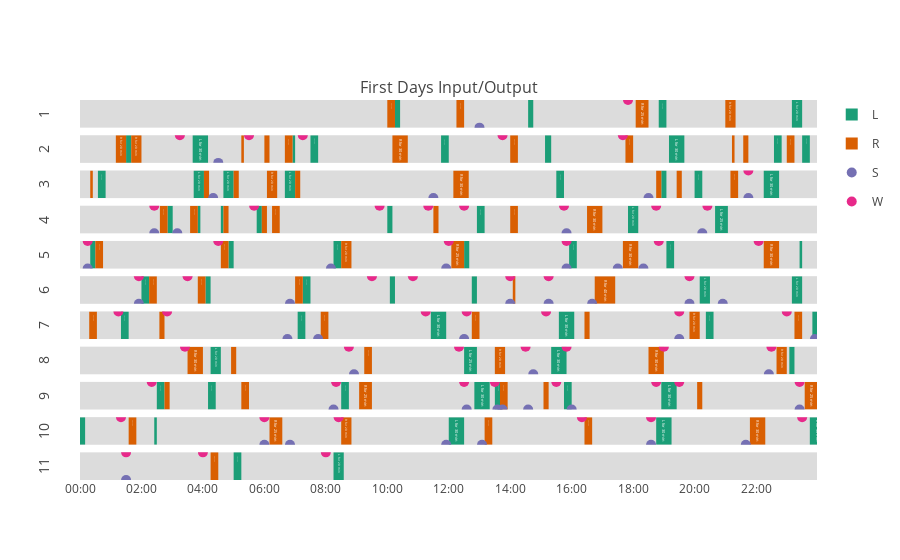

Notebook cell for this chart:
### Code cell
iplot(fig)

### Figure 1 — Plotly figure (JSON) as saved in the notebook; plotly's stock layout.template omitted (floating-point values rounded to 4 significant figures)
{"data": [{"hoverinfo": "text", "legendgroup": "L", "marker": {"color": "rgb(27,158,119)"}, "name": "L", "offset": 0, "showlegend": true, "text": ["L for 10 min", "L for 10 min", "L for 15 min", "L for 20 min"], "type": "bar", "uid": "7560a60b-c65a-494a-99b8-ae4a756f7a3a", "width": [600000, 600000, 900000, 1200000], "x": ["2019-01-01 10:15:00", "2019-01-01 14:35:00", "2019-01-01 18:50:00", "2019-01-01 23:10:00"], "xaxis": "x", "y": [1, 1, 1, 1], "yaxis": "y"}, {"hoverinfo": "text", "legendgroup": "R", "marker": {"color": "rgb(217,95,2)"}, "name": "R", "offset": 0, "showlegend": true, "text": ["R for 15 min", "R for 15 min", "R for 25 min", "R for 20 min"], "type": "bar", "uid": "39669610-180e-4c4c-ae2b-164095e261f7", "width": [900000, 900000, 1500000, 1200000], "x": ["2019-01-01 10:00:00", "2019-01-01 12:15:00", "2019-01-01 18:05:00", "2019-01-01 21:00:00"], "xaxis": "x", "y": [1, 1, 1, 1], "yaxis": "y"}, {"hoverinfo": "text", "legendgroup": "S", "marker": {"color": "rgb(117,112,179)", "size": 10}, "mode": "markers", "name": "S", "showlegend": true, "text": ["S at 13:00"], "type": "scatter", "uid": "f373ad7c-fbe1-431d-91ea-c4c96d10ff6c", "x": ["2019-01-01 13:00:00"], "xaxis": "x", "y": [0], "yaxis": "y"}, {"hoverinfo": "text", "legendgroup": "W", "marker": {"color": "rgb(231,41,138)", "size": 10}, "mode": "markers", "name": "W", "showlegend": true, "text": ["W at 17:50"], "type": "scatter", "uid": "1d7b8d2f-3735-4e38-ae15-83a4e2300406", "x": ["2019-01-01 17:50:00"], "xaxis": "x", "y": [1], "yaxis": "y"}, {"hoverinfo": "text", "legendgroup": "L", "marker": {"color": "rgb(27,158,119)"}, "name": "L", "offset": 0, "showlegend": false, "text": ["L for 10 min", "L for 30 min", "L for 5 min", "L for 15 min", "L for 15 min", "L for 12 min", "L for 30 min", "L for 15 min", "L for 15 min"], "type": "bar", "uid": "2353a8a0-4b4f-468a-b348-c266ecff284a", "width": [600000, 1800000, 300000, 900000, 900000, 720000, 1800000, 900000, 900000], "x": ["2019-01-01 01:30:00", "2019-01-01 03:40:00", "2019-01-01 06:55:00", "2019-01-01 07:30:00", "2019-01-01 11:45:00", "2019-01-01 15:08:00", "2019-01-01 19:10:00", "2019-01-01 22:35:00", "2019-01-01 23:30:00"], "xaxis": "x", "y": [1, 1, 1, 1, 1, 1, 1, 1, 1], "yaxis": "y2"}, {"hoverinfo": "text", "legendgroup": "R", "marker": {"color": "rgb(217,95,2)"}, "name": "R", "offset": 0, "showlegend": false, "text": ["R for 20 min", "R for 20 min", "R for 5 min", "R for 10 min", "R for 15 min", "R for 30 min", "R for 15 min", "R for 15 min", "R for 5 min", "R for 10 min", "R for 15 min"], "type": "bar", "uid": "14bfc034-428b-46de-89bc-5eb20306c0d3", "width": [1200000, 1200000, 300000, 600000, 900000, 1800000, 900000, 900000, 300000, 600000, 900000], "x": ["2019-01-01 01:10:00", "2019-01-01 01:40:00", "2019-01-01 05:15:00", "2019-01-01 06:00:00", "2019-01-01 06:40:00", "2019-01-01 10:10:00", "2019-01-01 14:00:00", "2019-01-01 17:45:00", "2019-01-01 21:13:00", "2019-01-01 21:35:00", "2019-01-01 23:00:00"], "xaxis": "x", "y": [1, 1, 1, 1, 1, 1, 1, 1, 1, 1, 1], "yaxis": "y2"}, {"hoverinfo": "text", "legendgroup": "S", "marker": {"color": "rgb(117,112,179)", "size": 10}, "mode": "markers", "name": "S", "showlegend": false, "text": ["S at 04:30"], "type": "scatter", "uid": "bc03c296-be2c-4027-928b-fcdac0de3e3d", "x": ["2019-01-01 04:30:00"], "xaxis": "x", "y": [0], "yaxis": "y2"}, {"hoverinfo": "text", "legendgroup": "W", "marker": {"color": "rgb(231,41,138)", "size": 10}, "mode": "markers", "name": "W", "showlegend": false, "text": ["W at 03:15", "W at 05:30", "W at 07:15", "W at 13:45", "W at 17:40"], "type": "scatter", "uid": "3e639675-9b0b-4e64-8863-525c009aeb76", "x": ["2019-01-01 03:15:00", "2019-01-01 05:30:00", "2019-01-01 07:15:00", "2019-01-01 13:45:00", "2019-01-01 17:40:00"], "xaxis": "x", "y": [1, 1, 1, 1, 1], "yaxis": "y2"}, {"hoverinfo": "text", "legendgroup": "L", "marker": {"color": "rgb(27,158,119)"}, "name": "L", "offset": 0, "showlegend": false, "text": ["L for 15 min", "L for 20 min", "L for 20 min", "L for 20 min", "L for 15 min", "L for 10 min", "L for 15 min", "L for 30 min"], "type": "bar", "uid": "a9606aca-c42b-47a2-bcf6-1030c960c0cf", "width": [900000, 1200000, 1200000, 1200000, 900000, 600000, 900000, 1800000], "x": ["2019-01-01 00:35:00", "2019-01-01 03:42:00", "2019-01-01 04:40:00", "2019-01-01 06:40:00", "2019-01-01 15:30:00", "2019-01-01 18:55:00", "2019-01-01 20:00:00", "2019-01-01 22:15:00"], "xaxis": "x", "y": [1, 1, 1, 1, 1, 1, 1, 1], "yaxis": "y3"}, {"hoverinfo": "text", "legendgroup": "R", "marker": {"color": "rgb(217,95,2)"}, "name": "R", "offset": 0, "showlegend": false, "text": ["R for 5 min", "R for 10 min", "R for 10 min", "R for 20 min", "R for 10 min", "R for 30 min", "R for 10 min", "R for 10 min", "R for 15 min"], "type": "bar", "uid": "bd57185e-6a87-4a59-8d4b-d57da5c53e87", "width": [300000, 600000, 600000, 1200000, 600000, 1800000, 600000, 600000, 900000], "x": ["2019-01-01 00:20:00", "2019-01-01 04:02:00", "2019-01-01 05:00:00", "2019-01-01 06:05:00", "2019-01-01 07:00:00", "2019-01-01 12:09:00", "2019-01-01 18:45:00", "2019-01-01 19:25:00", "2019-01-01 21:10:00"], "xaxis": "x", "y": [1, 1, 1, 1, 1, 1, 1, 1, 1], "yaxis": "y3"}, {"hoverinfo": "text", "legendgroup": "S", "marker": {"color": "rgb(117,112,179)", "size": 10}, "mode": "markers", "name": "S", "showlegend": false, "text": ["S at 04:20", "S at 11:30", "S at 18:30", "S at 21:45"], "type": "scatter", "uid": "fa0bc818-89f4-48b4-9e5e-73a2eface9ca", "x": ["2019-01-01 04:20:00", "2019-01-01 11:30:00", "2019-01-01 18:30:00", "2019-01-01 21:45:00"], "xaxis": "x", "y": [0, 0, 0, 0], "yaxis": "y3"}, {"hoverinfo": "text", "legendgroup": "W", "marker": {"color": "rgb(231,41,138)", "size": 10}, "mode": "markers", "name": "W", "showlegend": false, "text": ["W at 21:45"], "type": "scatter", "uid": "a6224287-5d93-4d59-a1b4-ad843c8d38cb", "x": ["2019-01-01 21:45:00"], "xaxis": "x", "y": [1], "yaxis": "y3"}, {"hoverinfo": "text", "legendgroup": "L", "marker": {"color": "rgb(27,158,119)"}, "name": "L", "offset": 0, "showlegend": false, "text": ["L for 10 min", "L for 5 min", "L for 5 min", "L for 10 min", "L for 10 min", "L for 15 min", "L for 20 min", "L for 25 min"], "type": "bar", "uid": "6483bd46-4a08-4dee-b07f-15b9848a780f", "width": [600000, 300000, 300000, 600000, 600000, 900000, 1200000, 1500000], "x": ["2019-01-01 02:51:00", "2019-01-01 03:50:00", "2019-01-01 04:35:00", "2019-01-01 05:45:00", "2019-01-01 10:00:00", "2019-01-01 12:55:00", "2019-01-01 17:50:00", "2019-01-01 20:40:00"], "xaxis": "x", "y": [1, 1, 1, 1, 1, 1, 1, 1], "yaxis": "y4"}, {"hoverinfo": "text", "legendgroup": "R", "marker": {"color": "rgb(217,95,2)"}, "name": "R", "offset": 0, "showlegend": false, "text": ["R for 15 min", "R for 15 min", "R for 10 min", "R for 10 min", "R for 15 min", "R for 10 min", "R for 15 min", "R for 30 min"], "type": "bar", "uid": "17c251dc-d70c-4ec6-8393-788f237a4bfd", "width": [900000, 900000, 600000, 600000, 900000, 600000, 900000, 1800000], "x": ["2019-01-01 02:36:00", "2019-01-01 03:35:00", "2019-01-01 04:40:00", "2019-01-01 05:55:00", "2019-01-01 06:15:00", "2019-01-01 11:30:00", "2019-01-01 14:00:00", "2019-01-01 16:30:00"], "xaxis": "x", "y": [1, 1, 1, 1, 1, 1, 1, 1], "yaxis": "y4"}, {"hoverinfo": "text", "legendgroup": "S", "marker": {"color": "rgb(117,112,179)", "size": 10}, "mode": "markers", "name": "S", "showlegend": false, "text": ["S at 02:25", "S at 03:10", "S at 15:50", "S at 20:15"], "type": "scatter", "uid": "afcfe290-37ba-44f5-819a-fefbb2a49204", "x": ["2019-01-01 02:25:00", "2019-01-01 03:10:00", "2019-01-01 15:50:00", "2019-01-01 20:15:00"], "xaxis": "x", "y": [0, 0, 0, 0], "yaxis": "y4"}, {"hoverinfo": "text", "legendgroup": "W", "marker": {"color": "rgb(231,41,138)", "size": 10}, "mode": "markers", "name": "W", "showlegend": false, "text": ["W at 02:25", "W at 05:40", "W at 09:45", "W at 11:20", "W at 12:30", "W at 15:45", "W at 18:45", "W at 20:25"], "type": "scatter", "uid": "31718cd5-6bb3-4d0b-8b35-a5f18c718292", "x": ["2019-01-01 02:25:00", "2019-01-01 05:40:00", "2019-01-01 09:45:00", "2019-01-01 11:20:00", "2019-01-01 12:30:00", "2019-01-01 15:45:00", "2019-01-01 18:45:00", "2019-01-01 20:25:00"], "xaxis": "x", "y": [1, 1, 1, 1, 1, 1, 1, 1], "yaxis": "y4"}, {"hoverinfo": "text", "legendgroup": "L", "marker": {"color": "rgb(27,158,119)"}, "name": "L", "offset": 0, "showlegend": false, "text": ["L for 10 min", "L for 10 min", "L for 15 min", "L for 10 min", "L for 15 min", "L for 15 min", "L for 5 min"], "type": "bar", "uid": "4849ce58-c383-407b-8b96-97098a3cf9ba", "width": [600000, 600000, 900000, 600000, 900000, 900000, 300000], "x": ["2019-01-01 00:20:00", "2019-01-01 04:50:00", "2019-01-01 08:15:00", "2019-01-01 12:30:00", "2019-01-01 15:55:00", "2019-01-01 19:05:00", "2019-01-01 23:25:00"], "xaxis": "x", "y": [1, 1, 1, 1, 1, 1, 1], "yaxis": "y5"}, {"hoverinfo": "text", "legendgroup": "R", "marker": {"color": "rgb(217,95,2)"}, "name": "R", "offset": 0, "showlegend": false, "text": ["R for 15 min", "R for 15 min", "R for 20 min", "R for 25 min", "R for 30 min", "R for 30 min"], "type": "bar", "uid": "79f4cda0-699c-4f8f-80de-ba43706f2672", "width": [900000, 900000, 1200000, 1500000, 1800000, 1800000], "x": ["2019-01-01 00:30:00", "2019-01-01 04:35:00", "2019-01-01 08:30:00", "2019-01-01 12:05:00", "2019-01-01 17:40:00", "2019-01-01 22:15:00"], "xaxis": "x", "y": [1, 1, 1, 1, 1, 1], "yaxis": "y5"}, {"hoverinfo": "text", "legendgroup": "S", "marker": {"color": "rgb(117,112,179)", "size": 10}, "mode": "markers", "name": "S", "showlegend": false, "text": ["S at 00:15", "S at 08:10", "S at 11:55", "S at 15:50", "S at 17:30", "S at 18:20"], "type": "scatter", "uid": "bc1ac12a-ed5e-43c3-93a5-7255fb87493c", "x": ["2019-01-01 00:15:00", "2019-01-01 08:10:00", "2019-01-01 11:55:00", "2019-01-01 15:50:00", "2019-01-01 17:30:00", "2019-01-01 18:20:00"], "xaxis": "x", "y": [0, 0, 0, 0, 0, 0], "yaxis": "y5"}, {"hoverinfo": "text", "legendgroup": "W", "marker": {"color": "rgb(231,41,138)", "size": 10}, "mode": "markers", "name": "W", "showlegend": false, "text": ["W at 00:15", "W at 04:30", "W at 12:00", "W at 15:50", "W at 18:50", "W at 22:05"], "type": "scatter", "uid": "e965efde-d6de-47ca-abf2-864b4804f066", "x": ["2019-01-01 00:15:00", "2019-01-01 04:30:00", "2019-01-01 12:00:00", "2019-01-01 15:50:00", "2019-01-01 18:50:00", "2019-01-01 22:05:00"], "xaxis": "x", "y": [1, 1, 1, 1, 1, 1], "yaxis": "y5"}, {"hoverinfo": "text", "legendgroup": "L", "marker": {"color": "rgb(27,158,119)"}, "name": "L", "offset": 0, "showlegend": false, "text": ["L for 15 min", "L for 10 min", "L for 15 min", "L for 10 min", "L for 10 min", "L for 20 min", "L for 20 min"], "type": "bar", "uid": "c98bea82-3b4a-497b-a7df-c344ca9be81b", "width": [900000, 600000, 900000, 600000, 600000, 1200000, 1200000], "x": ["2019-01-01 02:00:00", "2019-01-01 04:05:00", "2019-01-01 07:15:00", "2019-01-01 10:05:00", "2019-01-01 12:45:00", "2019-01-01 20:10:00", "2019-01-01 23:10:00"], "xaxis": "x", "y": [1, 1, 1, 1, 1, 1, 1], "yaxis": "y6"}, {"hoverinfo": "text", "legendgroup": "R", "marker": {"color": "rgb(217,95,2)"}, "name": "R", "offset": 0, "showlegend": false, "text": ["R for 15 min", "R for 15 min", "R for 15 min", "R for 5 min", "R for 40 min"], "type": "bar", "uid": "c35bd439-329f-4f76-aa1e-791885baaa17", "width": [900000, 900000, 900000, 300000, 2400000], "x": ["2019-01-01 02:15:00", "2019-01-01 03:50:00", "2019-01-01 07:00:00", "2019-01-01 14:05:00", "2019-01-01 16:45:00"], "xaxis": "x", "y": [1, 1, 1, 1, 1], "yaxis": "y6"}, {"hoverinfo": "text", "legendgroup": "S", "marker": {"color": "rgb(117,112,179)", "size": 10}, "mode": "markers", "name": "S", "showlegend": false, "text": ["S at 01:55", "S at 06:50", "S at 14:00", "S at 15:15", "S at 16:40", "S at 19:50", "S at 20:55"], "type": "scatter", "uid": "41dff367-a5f3-4c9c-ad8d-7fa0d08e2f62", "x": ["2019-01-01 01:55:00", "2019-01-01 06:50:00", "2019-01-01 14:00:00", "2019-01-01 15:15:00", "2019-01-01 16:40:00", "2019-01-01 19:50:00", "2019-01-01 20:55:00"], "xaxis": "x", "y": [0, 0, 0, 0, 0, 0, 0], "yaxis": "y6"}, {"hoverinfo": "text", "legendgroup": "W", "marker": {"color": "rgb(231,41,138)", "size": 10}, "mode": "markers", "name": "W", "showlegend": false, "text": ["W at 01:55", "W at 03:30", "W at 09:30", "W at 10:50", "W at 14:00", "W at 15:15", "W at 19:50"], "type": "scatter", "uid": "2bdf57b2-6dc7-43b9-907c-e8d2ed5ad2e1", "x": ["2019-01-01 01:55:00", "2019-01-01 03:30:00", "2019-01-01 09:30:00", "2019-01-01 10:50:00", "2019-01-01 14:00:00", "2019-01-01 15:15:00", "2019-01-01 19:50:00"], "xaxis": "x", "y": [1, 1, 1, 1, 1, 1, 1], "yaxis": "y6"}, {"hoverinfo": "text", "legendgroup": "L", "marker": {"color": "rgb(27,158,119)"}, "name": "L", "offset": 0, "showlegend": false, "text": ["L for 15 min", "L for 15 min", "L for 30 min", "L for 30 min", "L for 15 min", "L for 10 min"], "type": "bar", "uid": "b7e95659-abfa-4758-9942-a0b8a12469d7", "width": [900000, 900000, 1800000, 1800000, 900000, 600000], "x": ["2019-01-01 01:20:00", "2019-01-01 07:05:00", "2019-01-01 11:25:00", "2019-01-01 15:35:00", "2019-01-01 20:22:00", "2019-01-01 23:50:00"], "xaxis": "x", "y": [1, 1, 1, 1, 1, 1], "yaxis": "y7"}, {"hoverinfo": "text", "legendgroup": "R", "marker": {"color": "rgb(217,95,2)"}, "name": "R", "offset": 0, "showlegend": false, "text": ["R for 15 min", "R for 10 min", "R for 15 min", "R for 15 min", "R for 10 min", "R for 20 min", "R for 15 min"], "type": "bar", "uid": "db84ea13-c609-4caa-8adf-bc4a2a633a3a", "width": [900000, 600000, 900000, 900000, 600000, 1200000, 900000], "x": ["2019-01-01 00:18:00", "2019-01-01 02:35:00", "2019-01-01 07:50:00", "2019-01-01 12:45:00", "2019-01-01 16:25:00", "2019-01-01 19:50:00", "2019-01-01 23:15:00"], "xaxis": "x", "y": [1, 1, 1, 1, 1, 1, 1], "yaxis": "y7"}, {"hoverinfo": "text", "legendgroup": "S", "marker": {"color": "rgb(117,112,179)", "size": 10}, "mode": "markers", "name": "S", "showlegend": false, "text": ["S at 06:45", "S at 07:45", "S at 12:30", "S at 19:30", "S at 23:55"], "type": "scatter", "uid": "38eeca8d-54fb-4357-a38c-5d7f31998880", "x": ["2019-01-01 06:45:00", "2019-01-01 07:45:00", "2019-01-01 12:30:00", "2019-01-01 19:30:00", "2019-01-01 23:55:00"], "xaxis": "x", "y": [0, 0, 0, 0, 0], "yaxis": "y7"}, {"hoverinfo": "text", "legendgroup": "W", "marker": {"color": "rgb(231,41,138)", "size": 10}, "mode": "markers", "name": "W", "showlegend": false, "text": ["W at 01:15", "W at 02:50", "W at 11:15", "W at 12:35", "W at 15:10", "W at 19:30", "W at 23:00"], "type": "scatter", "uid": "6b10d1b6-62ac-4da2-a3d5-ed5bb7366188", "x": ["2019-01-01 01:15:00", "2019-01-01 02:50:00", "2019-01-01 11:15:00", "2019-01-01 12:35:00", "2019-01-01 15:10:00", "2019-01-01 19:30:00", "2019-01-01 23:00:00"], "xaxis": "x", "y": [1, 1, 1, 1, 1, 1, 1], "yaxis": "y7"}, {"hoverinfo": "text", "legendgroup": "L", "marker": {"color": "rgb(27,158,119)"}, "name": "L", "offset": 0, "showlegend": false, "text": ["L for 20 min", "L for 25 min", "L for 30 min", "L for 10 min"], "type": "bar", "uid": "175971ec-9725-4dfb-ae67-ba83d2426d5b", "width": [1200000, 1500000, 1800000, 600000], "x": ["2019-01-01 04:15:00", "2019-01-01 12:30:00", "2019-01-01 15:20:00", "2019-01-01 23:05:00"], "xaxis": "x", "y": [1, 1, 1, 1], "yaxis": "y8"}, {"hoverinfo": "text", "legendgroup": "R", "marker": {"color": "rgb(217,95,2)"}, "name": "R", "offset": 0, "showlegend": false, "text": ["R for 30 min", "R for 10 min", "R for 15 min", "R for 20 min", "R for 30 min", "R for 20 min"], "type": "bar", "uid": "c1f2c680-a721-4c3f-a3e3-89fc44267777", "width": [1800000, 600000, 900000, 1200000, 1800000, 1200000], "x": ["2019-01-01 03:30:00", "2019-01-01 04:55:00", "2019-01-01 09:15:00", "2019-01-01 13:30:00", "2019-01-01 18:30:00", "2019-01-01 22:40:00"], "xaxis": "x", "y": [1, 1, 1, 1, 1, 1], "yaxis": "y8"}, {"hoverinfo": "text", "legendgroup": "S", "marker": {"color": "rgb(117,112,179)", "size": 10}, "mode": "markers", "name": "S", "showlegend": false, "text": ["S at 08:55", "S at 14:45", "S at 22:25"], "type": "scatter", "uid": "eb8f60a4-75d8-471d-b864-08a8db4630e2", "x": ["2019-01-01 08:55:00", "2019-01-01 14:45:00", "2019-01-01 22:25:00"], "xaxis": "x", "y": [0, 0, 0], "yaxis": "y8"}, {"hoverinfo": "text", "legendgroup": "W", "marker": {"color": "rgb(231,41,138)", "size": 10}, "mode": "markers", "name": "W", "showlegend": false, "text": ["W at 03:25", "W at 08:45", "W at 12:20", "W at 14:30", "W at 15:50", "W at 19:00", "W at 22:30"], "type": "scatter", "uid": "d0be67d7-c218-4110-9698-204948ed12e2", "x": ["2019-01-01 03:25:00", "2019-01-01 08:45:00", "2019-01-01 12:20:00", "2019-01-01 14:30:00", "2019-01-01 15:50:00", "2019-01-01 19:00:00", "2019-01-01 22:30:00"], "xaxis": "x", "y": [1, 1, 1, 1, 1, 1, 1], "yaxis": "y8"}, {"hoverinfo": "text", "legendgroup": "L", "marker": {"color": "rgb(27,158,119)"}, "name": "L", "offset": 0, "showlegend": false, "text": ["L for 15 min", "L for 15 min", "L for 15 min", "L for 30 min", "L for 15 min", "L for 15 min", "L for 30 min"], "type": "bar", "uid": "4f66bf16-d162-4387-8e03-65c7057a330a", "width": [900000, 900000, 900000, 1800000, 900000, 900000, 1800000], "x": ["2019-01-01 02:30:00", "2019-01-01 04:10:00", "2019-01-01 08:30:00", "2019-01-01 12:50:00", "2019-01-01 13:30:00", "2019-01-01 15:45:00", "2019-01-01 18:55:00"], "xaxis": "x", "y": [1, 1, 1, 1, 1, 1, 1], "yaxis": "y9"}, {"hoverinfo": "text", "legendgroup": "R", "marker": {"color": "rgb(217,95,2)"}, "name": "R", "offset": 0, "showlegend": false, "text": ["R for 10 min", "R for 15 min", "R for 25 min", "R for 15 min", "R for 10 min", "R for 10 min", "R for 25 min"], "type": "bar", "uid": "b3531c5f-5613-47e5-8329-ae2009fc8ca2", "width": [600000, 900000, 1500000, 900000, 600000, 600000, 1500000], "x": ["2019-01-01 02:45:00", "2019-01-01 05:15:00", "2019-01-01 09:05:00", "2019-01-01 13:40:00", "2019-01-01 15:05:00", "2019-01-01 20:05:00", "2019-01-01 23:35:00"], "xaxis": "x", "y": [1, 1, 1, 1, 1, 1, 1], "yaxis": "y9"}, {"hoverinfo": "text", "legendgroup": "S", "marker": {"color": "rgb(117,112,179)", "size": 10}, "mode": "markers", "name": "S", "showlegend": false, "text": ["S at 08:15", "S at 12:35", "S at 13:35", "S at 13:30", "S at 14:35", "S at 16:00", "S at 23:25"], "type": "scatter", "uid": "b9d795e7-98a3-4c75-8536-c9bc4be57d89", "x": ["2019-01-01 08:15:00", "2019-01-01 12:35:00", "2019-01-01 13:35:00", "2019-01-01 13:45:00", "2019-01-01 14:35:00", "2019-01-01 16:00:00", "2019-01-01 23:25:00"], "xaxis": "x", "y": [0, 0, 0, 0, 0, 0, 0], "yaxis": "y9"}, {"hoverinfo": "text", "legendgroup": "W", "marker": {"color": "rgb(231,41,138)", "size": 10}, "mode": "markers", "name": "W", "showlegend": false, "text": ["W at 02:20", "W at 08:20", "W at 12:30", "W at 13:30", "W at 15:30", "W at 18:45", "W at 19:30", "W at 23:25"], "type": "scatter", "uid": "f271dc8e-9ab0-4699-acc0-c78a5febf9b3", "x": ["2019-01-01 02:20:00", "2019-01-01 08:20:00", "2019-01-01 12:30:00", "2019-01-01 13:30:00", "2019-01-01 15:30:00", "2019-01-01 18:45:00", "2019-01-01 19:30:00", "2019-01-01 23:25:00"], "xaxis": "x", "y": [1, 1, 1, 1, 1, 1, 1, 1], "yaxis": "y9"}, {"hoverinfo": "text", "legendgroup": "L", "marker": {"color": "rgb(27,158,119)"}, "name": "L", "offset": 0, "showlegend": false, "text": ["L for 10 min", "L for 5 min", "L for 30 min", "L for 30 min", "L for 30 min"], "type": "bar", "uid": "c326e68e-dca1-4607-b2ba-b552047aad43", "width": [600000, 300000, 1800000, 1800000, 1800000], "x": ["2019-01-01", "2019-01-01 02:25:00", "2019-01-01 12:00:00", "2019-01-01 18:45:00", "2019-01-01 23:45:00"], "xaxis": "x", "y": [1, 1, 1, 1, 1], "yaxis": "y10"}, {"hoverinfo": "text", "legendgroup": "R", "marker": {"color": "rgb(217,95,2)"}, "name": "R", "offset": 0, "showlegend": false, "text": ["R for 15 min", "R for 25 min", "R for 20 min", "R for 15 min", "R for 15 min", "R for 30 min"], "type": "bar", "uid": "f0c7d19c-a3d9-402f-8df2-40761d284cc7", "width": [900000, 1500000, 1200000, 900000, 900000, 1800000], "x": ["2019-01-01 01:35:00", "2019-01-01 06:10:00", "2019-01-01 08:30:00", "2019-01-01 13:10:00", "2019-01-01 16:25:00", "2019-01-01 21:48:00"], "xaxis": "x", "y": [1, 1, 1, 1, 1, 1], "yaxis": "y10"}, {"hoverinfo": "text", "legendgroup": "S", "marker": {"color": "rgb(117,112,179)", "size": 10}, "mode": "markers", "name": "S", "showlegend": false, "text": ["S at 06:00", "S at 06:50", "S at 11:55", "S at 13:05", "S at 18:35", "S at 21:40"], "type": "scatter", "uid": "67ef56b0-44d5-4e2e-a049-8d3e36e4c298", "x": ["2019-01-01 06:00:00", "2019-01-01 06:50:00", "2019-01-01 11:55:00", "2019-01-01 13:05:00", "2019-01-01 18:35:00", "2019-01-01 21:40:00"], "xaxis": "x", "y": [0, 0, 0, 0, 0, 0], "yaxis": "y10"}, {"hoverinfo": "text", "legendgroup": "W", "marker": {"color": "rgb(231,41,138)", "size": 10}, "mode": "markers", "name": "W", "showlegend": false, "text": ["W at 01:20", "W at 06:00", "W at 08:25", "W at 16:20", "W at 18:35", "W at 23:30"], "type": "scatter", "uid": "0a1c98a7-2c9c-4d1d-8cf3-93674379120d", "x": ["2019-01-01 01:20:00", "2019-01-01 06:00:00", "2019-01-01 08:25:00", "2019-01-01 16:20:00", "2019-01-01 18:35:00", "2019-01-01 23:30:00"], "xaxis": "x", "y": [1, 1, 1, 1, 1, 1], "yaxis": "y10"}, {"hoverinfo": "text", "legendgroup": "L", "marker": {"color": "rgb(27,158,119)"}, "name": "L", "offset": 0, "showlegend": false, "text": ["L for 15 min", "L for 20 min"], "type": "bar", "uid": "8c132de4-7a49-46c0-ad8d-bacea87a50c8", "width": [900000, 1200000], "x": ["2019-01-01 05:00:00", "2019-01-01 08:15:00"], "xaxis": "x", "y": [1, 1], "yaxis": "y11"}, {"hoverinfo": "text", "legendgroup": "R", "marker": {"color": "rgb(217,95,2)"}, "name": "R", "offset": 0, "showlegend": false, "text": ["R for 15 min"], "type": "bar", "uid": "66592666-f031-43d7-9b4d-46338844d59d", "width": [900000], "x": ["2019-01-01 04:15:00"], "xaxis": "x", "y": [1], "yaxis": "y11"}, {"hoverinfo": "text", "legendgroup": "S", "marker": {"color": "rgb(117,112,179)", "size": 10}, "mode": "markers", "name": "S", "showlegend": false, "text": ["S at 01:30"], "type": "scatter", "uid": "c1a44d41-cb0d-4e31-a36d-91031e3f1176", "x": ["2019-01-01 01:30:00"], "xaxis": "x", "y": [0], "yaxis": "y11"}, {"hoverinfo": "text", "legendgroup": "W", "marker": {"color": "rgb(231,41,138)", "size": 10}, "mode": "markers", "name": "W", "showlegend": false, "text": ["W at 01:30", "W at 04:00", "W at 08:00"], "type": "scatter", "uid": "9bcddc6a-20ff-4ff9-804a-99bfe02bdea7", "x": ["2019-01-01 01:30:00", "2019-01-01 04:00:00", "2019-01-01 08:00:00"], "xaxis": "x", "y": [1, 1, 1], "yaxis": "y11"}], "layout": {"annotations": [{"font": {"size": 16}, "showarrow": false, "text": "First Days Input/Output", "x": 0.5, "xanchor": "center", "xref": "paper", "y": 1, "yanchor": "bottom", "yref": "paper"}], "hovermode": "closest", "plot_bgcolor": "#DCDCDC", "xaxis": {"anchor": "y11", "domain": [0, 1], "dtick": 7200000, "range": ["2019-01-01", "2019-01-01 23:59:00"], "tick0": "2019-01-01", "tickformat": "%H:%M"}, "yaxis": {"anchor": "free", "domain": [0.9273, 1], "dtick": 1, "position": 0, "range": [0, 1], "showticklabels": false, "tick0": 0, "title": {"text": "1"}, "zeroline": false}, "yaxis10": {"anchor": "free", "domain": [0.09273, 0.1655], "dtick": 1, "position": 0, "range": [0, 1], "showticklabels": false, "tick0": 0, "title": {"text": "10"}, "zeroline": false}, "yaxis11": {"anchor": "x", "domain": [0, 0.07273], "dtick": 1, "range": [0, 1], "showticklabels": false, "tick0": 0, "title": {"text": "11"}, "zeroline": false}, "yaxis2": {"anchor": "free", "domain": [0.8345, 0.9073], "dtick": 1, "position": 0, "range": [0, 1], "showticklabels": false, "tick0": 0, "title": {"text": "2"}, "zeroline": false}, "yaxis3": {"anchor": "free", "domain": [0.7418, 0.8145], "dtick": 1, "position": 0, "range": [0, 1], "showticklabels": false, "tick0": 0, "title": {"text": "3"}, "zeroline": false}, "yaxis4": {"anchor": "free", "domain": [0.6491, 0.7218], "dtick": 1, "position": 0, "range": [0, 1], "showticklabels": false, "tick0": 0, "title": {"text": "4"}, "zeroline": false}, "yaxis5": {"anchor": "free", "domain": [0.5564, 0.6291], "dtick": 1, "position": 0, "range": [0, 1], "showticklabels": false, "tick0": 0, "title": {"text": "5"}, "zeroline": false}, "yaxis6": {"anchor": "free", "domain": [0.4636, 0.5364], "dtick": 1, "position": 0, "range": [0, 1], "showticklabels": false, "tick0": 0, "title": {"text": "6"}, "zeroline": false}, "yaxis7": {"anchor": "free", "domain": [0.3709, 0.4436], "dtick": 1, "position": 0, "range": [0, 1], "showticklabels": false, "tick0": 0, "title": {"text": "7"}, "zeroline": false}, "yaxis8": {"anchor": "free", "domain": [0.2782, 0.3509], "dtick": 1, "position": 0, "range": [0, 1], "showticklabels": false, "tick0": 0, "title": {"text": "8"}, "zeroline": false}, "yaxis9": {"anchor": "free", "domain": [0.1855, 0.2582], "dtick": 1, "position": 0, "range": [0, 1], "showticklabels": false, "tick0": 0, "title": {"text": "9"}, "zeroline": false}}}
